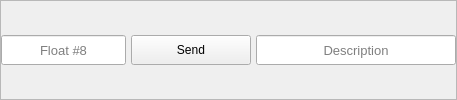
              <widget class="QFrame" name="frameCustom_8">
               <property name="frameShape">
                <enum>QFrame::StyledPanel</enum>
               </property>
               <property name="frameShadow">
                <enum>QFrame::Raised</enum>
               </property>
               <layout class="QHBoxLayout" name="horizontalLayout_23">
                <property name="spacing">
                 <number>5</number>
                </property>
                <property name="leftMargin">
                 <number>0</number>
                </property>
                <property name="topMargin">
                 <number>0</number>
                </property>
                <property name="rightMargin">
                 <number>0</number>
                </property>
                <property name="bottomMargin">
                 <number>0</number>
                </property>
                <item>
                 <widget class="QLineEdit" name="txtSettingFloat_8">
                  <property name="sizePolicy">
                   <sizepolicy hsizetype="Expanding" vsizetype="Preferred">
                    <horstretch>0</horstretch>
                    <verstretch>0</verstretch>
                   </sizepolicy>
                  </property>
                  <property name="minimumSize">
                   <size>
                    <width>0</width>
                    <height>30</height>
                   </size>
                  </property>
                  <property name="maximumSize">
                   <size>
                    <width>16777215</width>
                    <height>30</height>
                   </size>
                  </property>
                  <property name="sizeIncrement">
                   <size>
                    <width>0</width>
                    <height>0</height>
                   </size>
                  </property>
                  <property name="font">
                   <font>
                    <family>Arial</family>
                    <pointsize>10</pointsize>
                   </font>
                  </property>
                  <property name="alignment">
                   <set>Qt::AlignCenter</set>
                  </property>
                  <property name="placeholderText">
                   <string>Float #8</string>
                  </property>
                 </widget>
                </item>
                <item>
                 <widget class="QPushButton" name="btnSettingCustomSend_8">
                  <property name="sizePolicy">
                   <sizepolicy hsizetype="Preferred" vsizetype="Preferred">
                    <horstretch>0</horstretch>
                    <verstretch>0</verstretch>
                   </sizepolicy>
                  </property>
                  <property name="minimumSize">
                   <size>
                    <width>120</width>
                    <height>30</height>
                   </size>
                  </property>
                  <property name="maximumSize">
                   <size>
                    <width>150</width>
                    <height>30</height>
                   </size>
                  </property>
                  <property name="font">
                   <font>
                    <family>Arial</family>
                    <pointsize>9</pointsize>
                   </font>
                  </property>
                  <property name="text">
                   <string>Send</string>
                  </property>
                 </widget>
                </item>
                <item>
                 <widget class="QLineEdit" name="txtSettingDescription_8">
                  <property name="sizePolicy">
                   <sizepolicy hsizetype="Expanding" vsizetype="Preferred">
                    <horstretch>0</horstretch>
                    <verstretch>0</verstretch>
                   </sizepolicy>
                  </property>
                  <property name="minimumSize">
                   <size>
                    <width>200</width>
                    <height>30</height>
                   </size>
                  </property>
                  <property name="maximumSize">
                   <size>
                    <width>16777215</width>
                    <height>30</height>
                   </size>
                  </property>
                  <property name="sizeIncrement">
                   <size>
                    <width>0</width>
                    <height>0</height>
                   </size>
                  </property>
                  <property name="font">
                   <font>
                    <family>Arial</family>
                    <pointsize>10</pointsize>
                   </font>
                  </property>
                  <property name="alignment">
                   <set>Qt::AlignCenter</set>
                  </property>
                  <property name="placeholderText">
                   <string>Description</string>
                  </property>
                 </widget>
                </item>
               </layout>
              </widget>
